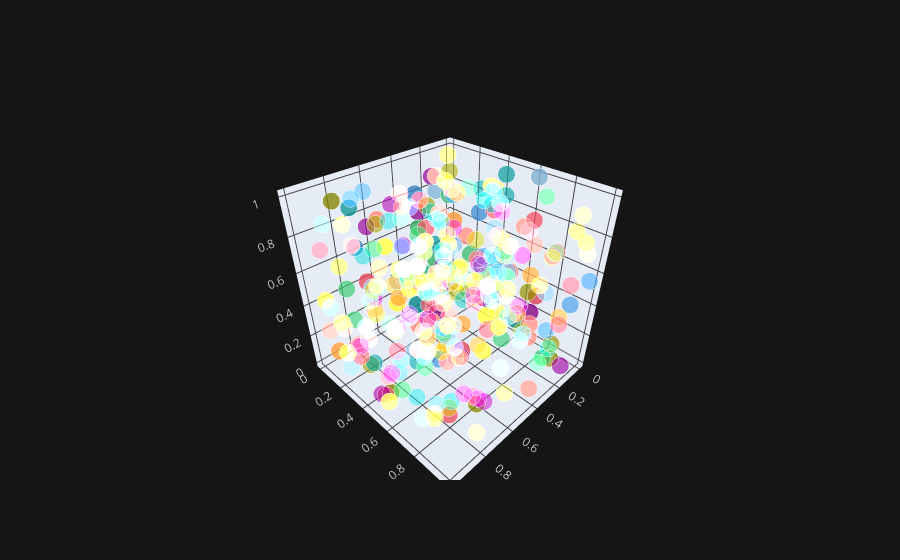

Notebook source saved alongside this figure:
### Code cell
# i can plot the data points of columns 'a','b' & 'c' as x- value ,y-value and z-value in 3-d plane for each of the index using 3-d plot 
df.iplot(x='a',y='b',z='c',kind='scatter3d')

### Figure 1 — Plotly figure (JSON) as saved in the notebook; plotly's stock layout.template omitted (floating-point values rounded to 4 significant figures; data arrays with more than 128 entries replaced by an {"elided": "..."} marker saying what was removed)
{"data": [{"marker": {"color": {"elided": "300 str values"}, "opacity": 0.8, "size": {"elided": "300 int values"}, "symbol": "circle"}, "mode": "markers", "text": {"elided": "300 str values"}, "type": "scatter3d", "x": {"elided": "300 float values"}, "y": {"elided": "300 float values"}, "z": {"elided": "300 float values"}}], "layout": {"legend": {"bgcolor": "#151516", "font": {"color": "#D9D9D9"}}, "paper_bgcolor": "#151516", "plot_bgcolor": "#151516", "scene": {"xaxis": {"gridcolor": "#434343", "showgrid": true, "tickfont": {"color": "#C2C2C2"}, "title": {"font": {"color": "#D9D9D9"}, "text": ""}, "zerolinecolor": "#666570"}, "yaxis": {"gridcolor": "#434343", "showgrid": true, "tickfont": {"color": "#C2C2C2"}, "title": {"font": {"color": "#D9D9D9"}, "text": ""}, "zerolinecolor": "#666570"}, "zaxis": {"gridcolor": "#434343", "showgrid": true, "tickfont": {"color": "#C2C2C2"}, "title": {"font": {"color": "#D9D9D9"}, "text": ""}, "zerolinecolor": "#666570"}}, "title": {"font": {"color": "#D9D9D9"}}}}
